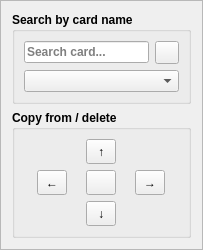
     <widget class="QFrame" name="frame_4">
      <property name="sizePolicy">
       <sizepolicy hsizetype="Preferred" vsizetype="Preferred">
        <horstretch>1</horstretch>
        <verstretch>1</verstretch>
       </sizepolicy>
      </property>
      <property name="frameShape">
       <enum>QFrame::StyledPanel</enum>
      </property>
      <property name="frameShadow">
       <enum>QFrame::Plain</enum>
      </property>
      <layout class="QVBoxLayout" name="verticalLayout_5">
       <item>
        <widget class="QGroupBox" name="SearchCardGroupBox_4">
         <property name="font">
          <font>
           <weight>75</weight>
           <bold>true</bold>
          </font>
         </property>
         <property name="title">
          <string>Search by card name</string>
         </property>
         <layout class="QGridLayout" name="gridLayout_16">
          <item row="0" column="0">
           <widget class="QLineEdit" name="SearchCardEdit_4">
            <property name="placeholderText">
             <string>Search card...</string>
            </property>
            <property name="clearButtonEnabled">
             <bool>true</bool>
            </property>
           </widget>
          </item>
          <item row="0" column="1">
           <widget class="QToolButton" name="RunSearchToolButton_4">
            <property name="text">
             <string/>
            </property>
           </widget>
          </item>
          <item row="2" column="0" colspan="2">
           <widget class="QComboBox" name="SearchCardCombo_4"/>
          </item>
         </layout>
        </widget>
       </item>
       <item>
        <widget class="QGroupBox" name="CopyFromGroupBox_4">
         <property name="font">
          <font>
           <weight>75</weight>
           <bold>true</bold>
          </font>
         </property>
         <property name="title">
          <string>Copy from / delete</string>
         </property>
         <layout class="QGridLayout" name="gridLayout_6">
          <item row="0" column="1">
           <widget class="QToolButton" name="CopyUpButton_4">
            <property name="minimumSize">
             <size>
              <width>30</width>
              <height>25</height>
             </size>
            </property>
            <property name="text">
             <string>↑</string>
            </property>
           </widget>
          </item>
          <item row="1" column="0">
           <widget class="QToolButton" name="CopyLeftButton_4">
            <property name="minimumSize">
             <size>
              <width>30</width>
              <height>25</height>
             </size>
            </property>
            <property name="text">
             <string>←</string>
            </property>
           </widget>
          </item>
          <item row="2" column="1">
           <widget class="QToolButton" name="CopyDownButton_4">
            <property name="minimumSize">
             <size>
              <width>30</width>
              <height>25</height>
             </size>
            </property>
            <property name="text">
             <string>↓</string>
            </property>
           </widget>
          </item>
          <item row="1" column="2">
           <widget class="QToolButton" name="CopyRightButton_4">
            <property name="minimumSize">
             <size>
              <width>30</width>
              <height>25</height>
             </size>
            </property>
            <property name="text">
             <string>→</string>
            </property>
           </widget>
          </item>
          <item row="1" column="1">
           <widget class="QToolButton" name="DeleteButton_4">
            <property name="minimumSize">
             <size>
              <width>30</width>
              <height>25</height>
             </size>
            </property>
            <property name="text">
             <string/>
            </property>
           </widget>
          </item>
         </layout>
        </widget>
       </item>
      </layout>
     </widget>
